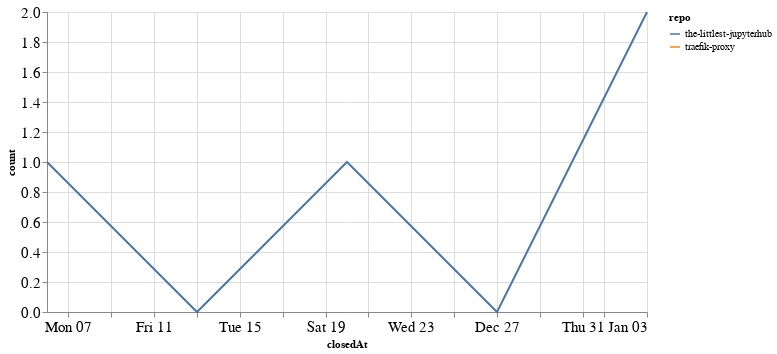

Notebook cell for this chart:
### Code cell
closed_by_time = closed_by.groupby('repo').resample('W', on='closedAt').count()['author'].reset_index()
closed_by_time = closed_by_time.rename(columns={'author': 'count'})

alt.Chart(closed_by_time, width=600).mark_line().encode(
    x='closedAt',
    y='count',
    color='repo',
    tooltip="repo"
)

### Figure 1 — Vega-Lite specification as saved in the notebook (floating-point values rounded to 4 significant figures)
{"config": {"axisLeft": {"labelFontSize": 15}, "axisBottom": {"labelFontSize": 15}}, "data": {"name": "data-1149031fdacd8047019d21fad8ed3624"}, "mark": "line", "encoding": {"color": {"type": "nominal", "field": "repo"}, "tooltip": {"type": "nominal", "field": "repo"}, "x": {"type": "temporal", "field": "closedAt"}, "y": {"type": "quantitative", "field": "count"}}, "width": 600, "$schema": "https://vega.github.io/schema/vega-lite/v4.8.1.json", "datasets": {"data-1149031fdacd8047019d21fad8ed3624": [{"repo": "the-littlest-jupyterhub", "closedAt": "2020-12-06T00:00:00", "count": 1}, {"repo": "the-littlest-jupyterhub", "closedAt": "2020-12-13T00:00:00", "count": 0}, {"repo": "the-littlest-jupyterhub", "closedAt": "2020-12-20T00:00:00", "count": 1}, {"repo": "the-littlest-jupyterhub", "closedAt": "2020-12-27T00:00:00", "count": 0}, {"repo": "the-littlest-jupyterhub", "closedAt": "2021-01-03T00:00:00", "count": 2}, {"repo": "traefik-proxy", "closedAt": "2020-12-06T00:00:00", "count": 1}]}}
